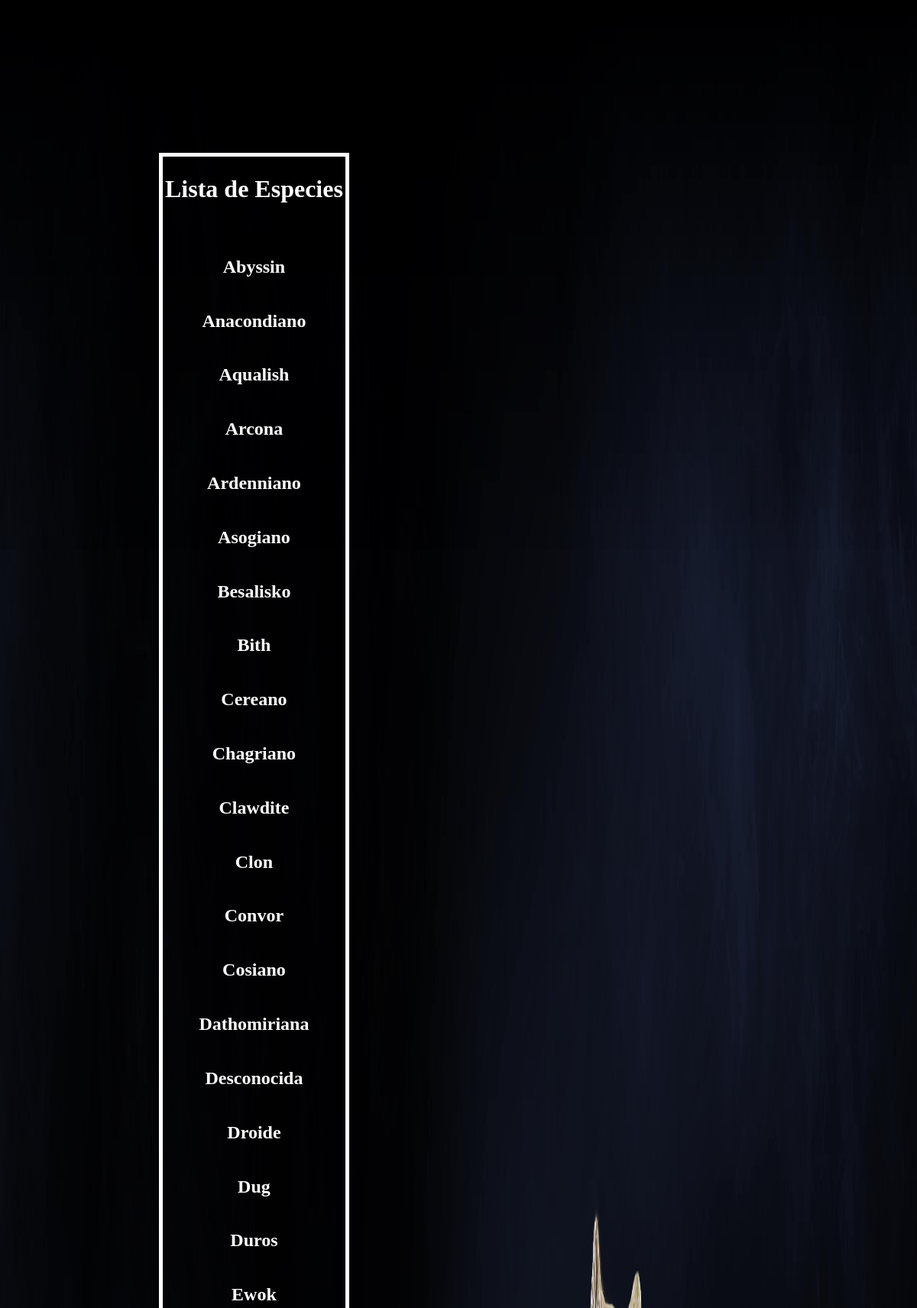
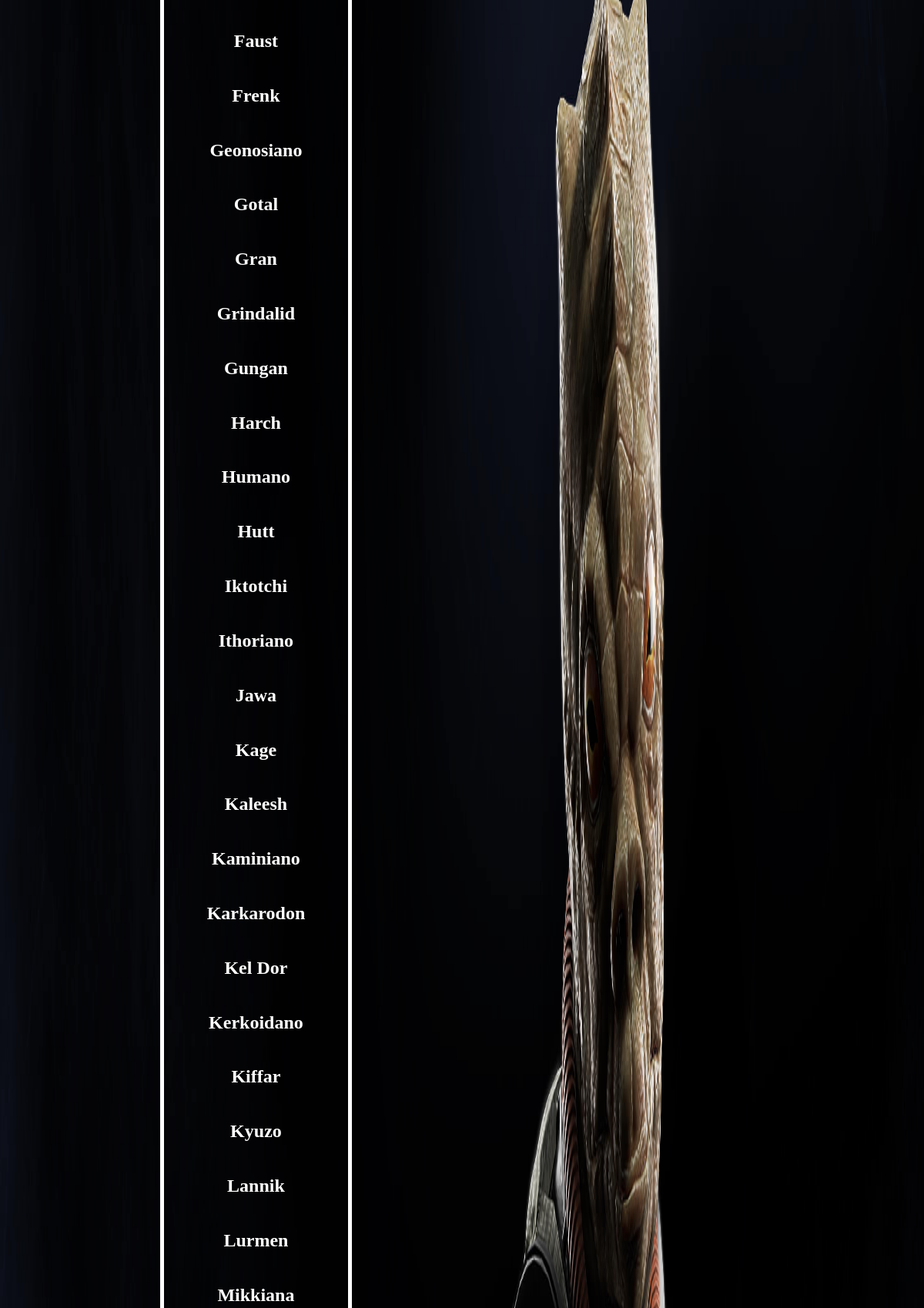
Screenshot of /ver_especie.php (upper part) with the database file from the repository (2 pictures, top to bottom).
### tables this page shows
CREATE TABLE `especie` (
  `id` int(11) NOT NULL,
  `nombre` varchar(20) DEFAULT NULL
);

### ver_especie.php (the view, shortened to what this page needs)
<!DOCTYPE html>
<html lang="en">
<head>
    <link rel="stylesheet" href="Estilos/especie.css">
</head>
<body>
</body>
</html>
<?php
include('conexion.php');
?>
<table>
<tr><td><h1  style="color:white";>Lista de Especies</h1></td></tr>
<?php
$nombre = $_POST["nombre"] ;
$sql="SELECT * FROM especie where nombre like '%$nombre%'";
$result=mysqli_query($conexion,$sql);
while($mostrar=mysqli_fetch_array($result))
{
?>
<tr style="text-align: center;">
	    <td  style="color:white";><h2><?php echo $mostrar['nombre'] ?></h2></td>
</tr>
<?php
}
?>

### Estilos/especie.css (style rules this page uses)
table { font-size: 100px white; margin: 200px 200px; border: 5px solid white; }
body { background-image: url('Imagenes/especie.jpg'); background-repeat: no-repeat; background-attachment: fixed; background-size: 100% 100%; }
td { font-size: 10px white; text-align: center; border: 5px white; }
tr { border: 5px white; font-size: 10px white; }

### rows the page displays
especie: nombre "Abyssin"
especie: nombre "Anacondiano"
especie: nombre "Aqualish"
especie: nombre "Arcona"
especie: nombre "Ardenniano"
especie: nombre "Asogiano"
especie: nombre "Besalisko"
especie: nombre "Bith"
especie: nombre "Cereano"
especie: nombre "Chagriano"
especie: nombre "Clawdite"
especie: nombre "Clon"
especie: nombre "Convor"
especie: nombre "Cosiano"
especie: nombre "Dathomiriana"
especie: nombre "Desconocida"
especie: nombre "Droide"
especie: nombre "Dug"
especie: nombre "Duros"
especie: nombre "Ewok"
especie: nombre "Faust"
especie: nombre "Frenk"
especie: nombre "Geonosiano"
especie: nombre "Gotal"
especie: nombre "Gran"
especie: nombre "Grindalid"
especie: nombre "Gungan"
especie: nombre "Harch"
especie: nombre "Humano"
especie: nombre "Hutt"
especie: nombre "Iktotchi"
especie: nombre "Ithoriano"
especie: nombre "Jawa"
especie: nombre "Kage"
especie: nombre "Kaleesh"
especie: nombre "Kaminiano"
especie: nombre "Karkarodon"
especie: nombre "Kel Dor"
especie: nombre "Kerkoidano"
especie: nombre "Kiffar"
especie: nombre "Kyuzo"
especie: nombre "Lannik"
especie: nombre "Lurmen"
especie: nombre "Mikkiana"
